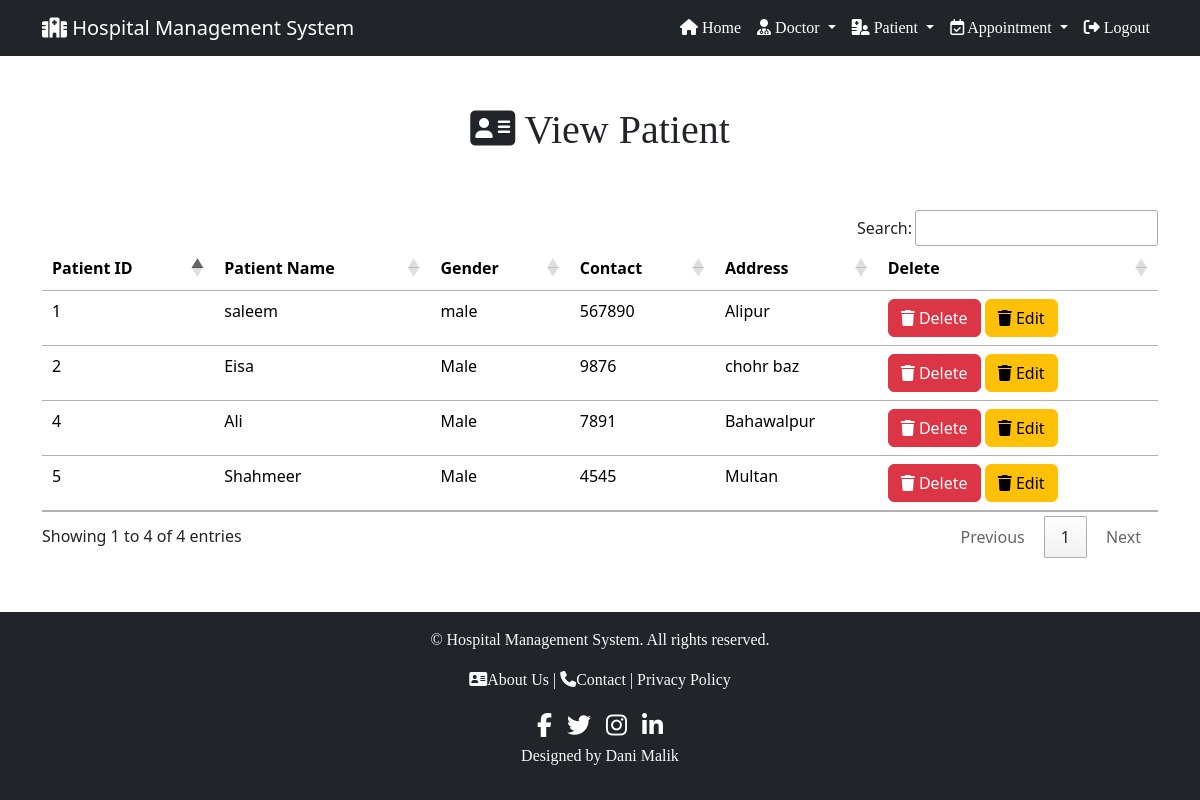
Page /view_patient/ (signed in) on the committed database.
### hospital/models.py (models this page shows, shortened)
class Patient(models.Model):
    sname = models.CharField(max_length=50)
    gender = models.CharField(max_length=30)
    contact = models.CharField(max_length=50, null=True)  # Changed to CharField to match the length
    address = models.CharField(max_length=150)

### hospital/views.py (the view)
# urls.py: path('view_patient/',views.view_patient,name='view_patient'),
def view_patient(request):
    if not request.user.is_staff:
        return redirect('login')
    pat =  Patient.objects.all()
    t = {'pat':pat}
    return render(request,'view_patient.html',t)

### hospital/templates/view_patient.html (shortened to what this page needs)
<!DOCTYPE html>
<html>
{% extends 'navigationbar.html' %}
{% load static %}
{% block body %}
<head>
<link rel="stylesheet" href="https://cdn.datatables.net/1.11.5/css/jquery.dataTables.min.css">
<link rel="stylesheet" href="https://cdn.datatables.net/buttons/1.7.2/css/buttons.dataTables.min.css">
</head>
<body>
    <div class="container" style="margin-top:50px">
        <h1 class="text-center"><i class="fa-solid fa-address-card"></i> View Patient</h1>
        <br><br>
        <table class="table table-hover"class="display" id="example">
            <thead>
                <tr>
                    <th>Patient ID</th>
                    <th>Patient Name</th>
                    <th>Gender</th>
                    <th>Contact</th>
                    <th>Address</th>
                    <th>Delete</th>
                </tr>
            </thead>
            <tbody>
                {% for i in pat %}
                <tr>
                    <td>{{ i.id }}</td>
                    <td>{{ i.sname }}</td>
                    <td>{{ i.gender }}</td>
                    <td>{{ i.contact }}</td>
                    <td>{{ i.address}}</td>
                    <td>
                        <a href="{% url 'delete_patient' i.id %}" class="btn btn-danger" onclick="return confirm('Are you sure you want to delete this patient?')">
                            <i class="fa-solid fa-trash"></i> Delete
                        </a>
                        <a href="{% url 'edit_patient' i.id %}" class="btn btn-warning" onclick="return confirm('Are you sure you want to edit this patient?')">
                            <i class="fa-solid fa-trash"></i> Edit
                        </a>
                    </td>
                </tr>
                {% endfor %}
            </tbody>
        </table>
    </div>
</body>
{% endblock %}

### hospital/templates/view_patient.html (style rules this page uses)
.text-center { color: #43234; font-family: bold; }

### hospital/templates/footer.html (style rules this page uses)
html, body { height: 100%; margin: 0; }
body { display: flex; flex-direction: column; min-height: 100vh; }

### rows in the picture
Patient: id "1", sname "saleem", gender "male", contact "567890", address "Alipur"
Patient: id "2", sname "Eisa", gender "Male", contact "9876", address "chohr baz"
Patient: id "4", sname "Ali", gender "Male", contact "7891", address "Bahawalpur"
Patient: id "5", sname "Shahmeer", gender "Male", contact "4545", address "Multan"
